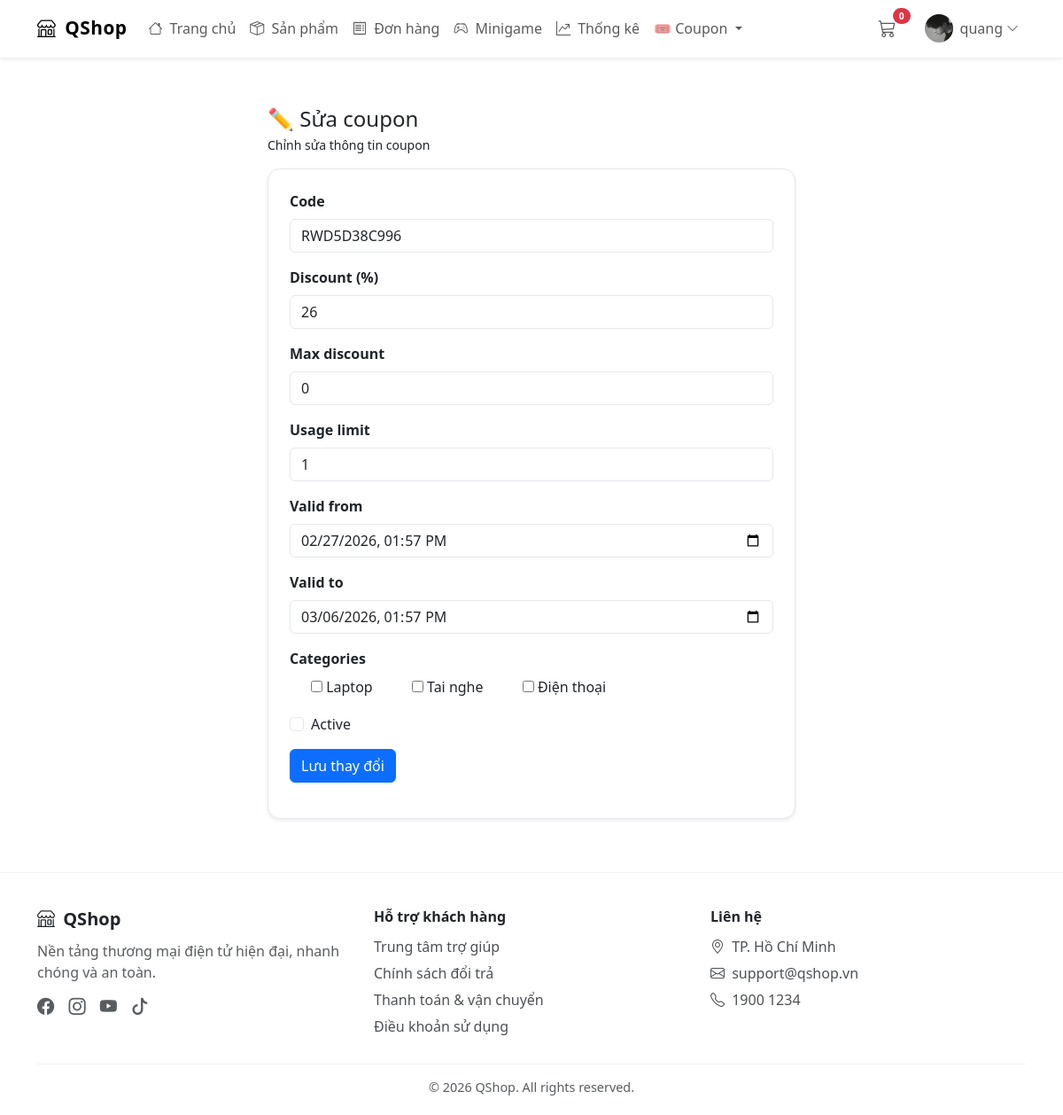
The page /shops/coupon/12/edit/ (signed in) on the database its author committed.
### users/models.py (models this page shows, shortened)
class Profile(models.Model):
    user = models.OneToOneField(settings.AUTH_USER_MODEL , on_delete=models.CASCADE)
    photo = models.ImageField(upload_to='users/%Y/%m/%d/', blank=True)
    phone = models.CharField(max_length=20, blank=True)
    address = models.TextField(blank=True)
    latitude = models.FloatField(null=True, blank=True)
    longitude = models.FloatField(null=True, blank=True)
    points = models.IntegerField(default=0)
    lifetime_points = models.IntegerField(default=0)
    minigame_plays = models.IntegerField(default=0)
    RANK_NEWBIE = "Newbie"
    RANK_EXPLORER = "Explorer"
    RANK_SHOPPER = "Shopper"
    RANK_REGULAR = "Regular"
    RANK_PREMIUM = "Premium"
    RANK_GOLD = "Gold Buyer"
    RANK_PLATINUM = "Platinum Buyer"
    RANK_DIAMOND = "Diamond Buyer"
    RANK_ELITE = "Elite Buyer"
    RANK_LEGEND = "Legend Buyer"
    RANK_CHOICES = (
        (RANK_NEWBIE, "Newbie"),
        (RANK_EXPLORER, "Explorer"),
        (RANK_SHOPPER, "Shopper"),
        (RANK_REGULAR, "Regular"),
        (RANK_PREMIUM, "Premium"),
        (RANK_GOLD, "Gold Buyer"),
        (RANK_PLATINUM, "Platinum Buyer"),
        (RANK_DIAMOND, "Diamond Buyer"),
        (RANK_ELITE, "Elite Buyer"),
        (RANK_LEGEND, "Legend Buyer"),
    )
    rank = models.CharField(
        max_length=30,
        choices=RANK_CHOICES,
        default=RANK_NEWBIE
    )

### shops/models.py (models this page shows, shortened)
class Coupon(models.Model):
    owner = models.ForeignKey(
        settings.AUTH_USER_MODEL,
        on_delete=models.CASCADE,
        null=True,
        blank=True,
        related_name="owned_coupons"
    )
    code = models.CharField(max_length=50, unique=True)
    valid_from = models.DateTimeField()
    valid_to = models.DateTimeField()
    discount = models.IntegerField(
        validators=[MinValueValidator(1), MaxValueValidator(100)]
    )
    max_discount = models.IntegerField(
        default=0,
        help_text="Số tiền giảm tối đa (0 = không giới hạn)"
    )
    usage_limit = models.PositiveIntegerField(
        default=0,
        help_text="Số lượt dùng tối đa (0 = không giới hạn)"
    )
    used_count = models.PositiveIntegerField(default=0)
    active = models.BooleanField(default=True)
    categories = models.ManyToManyField(Category, blank=True, help_text="Chọn danh mục sản phẩm để áp dụng voucher (để trống nếu áp dụng cho tất cả)")

class Category(models.Model):
    name = models.CharField(max_length=100, unique=True)
    slug = models.SlugField(unique=True)
    def __str__(self):
        return self.name

### shops/views.py (the view)
# urls.py: path('coupon/<int:pk>/edit/', views.CouponUpdateView.as_view(), name='coupon_edit'),
class CouponUpdateView(LoginRequiredMixin, PermissionRequiredMixin, UpdateView):
    model = Coupon
    form_class = CouponCreateForm
    template_name = 'shops/coupon_edit.html'
    success_url = reverse_lazy('shops:coupon_stats')
    permission_required = 'shops.change_coupon'

### shops/context_processors.py (called while the page is built)
def cart_context(request):
    cart = request.session.get('cart', {})
    cart_items_count = len(cart)
    return {
        'cart_items_count': cart_items_count,
        'cart': cart
    }

### shops/templates/shops/coupon_edit.html (shortened to what this page needs)
﻿{% extends "shops/base.html" %} {% block title %}Sửa coupon | QShop{% endblock %} {% block content %}
<div class="container my-4" style="max-width: 620px">
  <div class="mb-3">
    <h4 class="mb-1">✏️ Sửa coupon</h4>
    <div class="text small">Chỉnh sửa thông tin coupon</div>
  </div>
  <div class="card shadow-sm p-4">
    <form method="post">
      <div class="mb-3">
        <label class="form-label">Code</label>
        {{ form.code }}
      </div>
      <div class="mb-3">
        <label class="form-label">Discount (%)</label>
        {{ form.discount }}
      </div>
      <div class="mb-3">
        <label class="form-label">Max discount</label>
        {{ form.max_discount }}
      </div>
      <div class="mb-3">
        <label class="form-label">Usage limit</label>
        {{ form.usage_limit }}
      </div>
      <div class="mb-3">
        <label class="form-label">Valid from</label>
        {{ form.valid_from }}
      </div>
      <div class="mb-3">
        <label class="form-label">Valid to</label>
        {{ form.valid_to }}
      </div>
      <div class="mb-3">
        <label class="form-label d-block">Categories</label>
        {% for checkbox in form.categories %}
        <div class="form-check form-check-inline">
          {{ checkbox.tag }}
          <label class="form-check-label"> {{ checkbox.choice_label }} </label>
        </div>
        {% endfor %}
      </div>
      <div class="form-check mb-3">
        {{ form.active }}
        <label for="{{ form.active.id_for_label }}" class="form-check-label">
          Active
        </label>
      </div>
      <button type="submit" class="btn btn-primary">Lưu thay đổi</button>
    </form>
  </div>
</div>
{% endblock %}

### shops/templates/shops/base.html (shortened to what this page needs)
<!doctype html>
{% load static %}
<html lang="vi">
  <head>
    <link
      href="https://cdn.jsdelivr.net/npm/bootstrap@5.3.8/dist/css/bootstrap.min.css"
      rel="stylesheet"
    />
    <link
      rel="stylesheet"
      href="https://cdn.jsdelivr.net/npm/bootstrap-icons@1.11.1/font/bootstrap-icons.css"
    />
  </head>
  <body>
    <nav class="navbar navbar-expand-lg fixed-top glass-nav shadow-sm">
      <div class="container">
        <a class="navbar-brand brand-logo" href="{% url 'shops:index' %}">
          <i class="bi bi-shop me-1"></i> QShop
        </a>
        <div class="collapse navbar-collapse" id="navbar">
          <ul class="navbar-nav me-auto">
            <li class="nav-item">
              <a class="nav-link" href="{% url 'shops:index' %}">
                <i class="bi bi-house me-1"></i> Trang chủ
              </a>
            </li>
            <li class="nav-item">
              <a class="nav-link" href="{% url 'shops:product' %}">
                <i class="bi bi-box-seam me-1"></i> Sản phẩm
              </a>
            </li>
            <li class="nav-item">
              <a class="nav-link" href="{% url 'shops:order_history' %}">
                <i class="bi bi-receipt me-1"></i> Đơn hàng
              </a>
            </li>
            <li class="nav-item">
              <a class="nav-link" href="{% url 'users:minigame' %}">
                <i class="bi bi-controller me-1"></i> Minigame
              </a>
            </li>
            {% if request.user.is_authenticated and request.user.is_staff or request.user.is_superuser %}
            <li class="nav-item">
              <a class="nav-link" href="{% url 'shops:shop_stats' %}">
                <i class="bi bi-graph-up-arrow me-1"></i> Thống kê
              </a>
            </li>
            {% endif %}
            {% if user.is_authenticated and perms.shops.view_coupon %}
            <li class="nav-item dropdown">
              <a
                class="nav-link dropdown-toggle"
                href="#"
                role="button"
                data-bs-toggle="dropdown"
              >
                🎟️ Coupon
              </a>
            </li>
            {% endif %}
          </ul>
          <ul class="navbar-nav ms-auto align-items-center">
            <li class="nav-item me-3 position-relative">
              <a class="nav-link" href="{% url 'shops:cart_detail' %}">
                <i class="bi bi-cart3 fs-5"></i>
                <span
                  id="cart-count"
                  class="badge bg-danger rounded-pill cart-badge"
                  >{{ cart_items_count }}</span
                >
              </a>
            </li>
            {% if request.user.is_authenticated %}
            <li class="nav-item dropdown">
              <a
                class="nav-link d-flex align-items-center"
                data-bs-toggle="dropdown"
                href="#"
              >
                <img
                  src="{% if request.user.profile.photo %}{{ request.user.profile.photo.url }}{% else %}https://i.pravatar.cc/150?u={{ request.user.id }}{% endif %}"
                  class="rounded-circle me-2"
                  width="32"
                  height="32"
                  style="object-fit: cover"
                />
                {{ request.user.username }}
                <i class="bi bi-chevron-down ms-1 small"></i>
              </a>
            </li>
            {% endif %}
          </ul>
        </div>
      </div>
    </nav>
    <main class="container pt-5 mt-4">
       {% block content %}{% endblock %}
    </main>
    <footer class="site-footer">
      <div class="container">
        <div class="row g-4">
          <div class="col-md-4">
            <h5 class="footer-title"><i class="bi bi-shop me-1"></i> QShop</h5>
            <p class="text-muted">
              Nền tảng thương mại điện tử hiện đại, nhanh chóng và an toàn.
            </p>
            <div class="social-icons mt-2">
              <a href="#"><i class="bi bi-facebook"></i></a>
              <a href="#"><i class="bi bi-instagram"></i></a>
              <a href="#"><i class="bi bi-youtube"></i></a>
              <a href="#"><i class="bi bi-tiktok"></i></a>
            </div>
          </div>
          <div class="col-md-4">
            <h6 class="footer-title">Hỗ trợ khách hàng</h6>
            <a href="#" class="footer-link">Trung tâm trợ giúp</a>
            <a href="#" class="footer-link">Chính sách đổi trả</a>
            <a href="#" class="footer-link">Thanh toán & vận chuyển</a>
            <a href="#" class="footer-link">Điều khoản sử dụng</a>
          </div>
          <div class="col-md-4">
            <h6 class="footer-title">Liên hệ</h6>
            <div class="footer-link">
              <i class="bi bi-geo-alt me-1"></i> TP. Hồ Chí Minh
            </div>
            <div class="footer-link">
              <i class="bi bi-envelope me-1"></i> support@qshop.vn
            </div>
            <div class="footer-link">
              <i class="bi bi-telephone me-1"></i> 1900 1234
            </div>
          </div>
        </div>
        <div class="footer-bottom text-center mt-4">
          © {{ now|default:"2026" }} QShop. All rights reserved.
        </div>
      </div>
    </footer>
  </body>
</html>

### shops/templates/shops/base.html (style rules this page uses)
.glass-nav { background: rgba(255, 255, 255, 0.7) !important; backdrop-filter: blur(12px); border-bottom: 1px solid rgba(255, 255, 255, 0.3); }
.brand-logo { font-weight: bold; font-size: 1.3rem; letter-spacing: 0.5px; }
.cart-badge { position: absolute; top: -5px; right: -8px; font-size: 0.65rem; }
.site-footer { background: rgba(255, 255, 255, 0.85); backdrop-filter: blur(10px); border-top: 1px solid rgba(0, 0, 0, 0.05); margin-top: 60px; padding: 40px 0 20px; }
.footer-title { font-weight: 600; margin-bottom: 12px; }
.footer-link { display: block; color: inherit; text-decoration: none; margin-bottom: 6px; opacity: 0.8; }
.footer-bottom { border-top: 1px solid rgba(0, 0, 0, 0.08); margin-top: 20px; padding-top: 15px; font-size: 0.9rem; opacity: 0.75; }
.social-icons a { color: inherit; font-size: 1.2rem; margin-right: 12px; opacity: 0.75; }

### shops/templates/shops/coupon_edit.html (style rules this page uses)
:root { --bg: #f5f7fb; --card: #ffffff; --text: #212529; --muted: #6c757d; --border: #e5e7eb; }
.card { background: var(--card); color: var(--text); border-radius: 14px; border: 1px solid var(--border); }
.form-label { font-weight: 600; }
input.form-control, .form-select, .form-check-input { background: var(--card); color: var(--text); border: 1px solid var(--border); }

### rows shown on the page
Coupon: code "RWD5D38C996", discount "26", max_discount "0", usage_limit "1", valid_from "02/27/2026 13:57", valid_to "03/06/2026 13:57"
Category: choice_label "Laptop"
Category: choice_label "Tai nghe"
Category: choice_label "Điện thoại"

### other values the page prints
{{ cart_items_count }} "0"
{{ request.user.username }} "quang"
{{ now|default:"2026" }} "2026"
